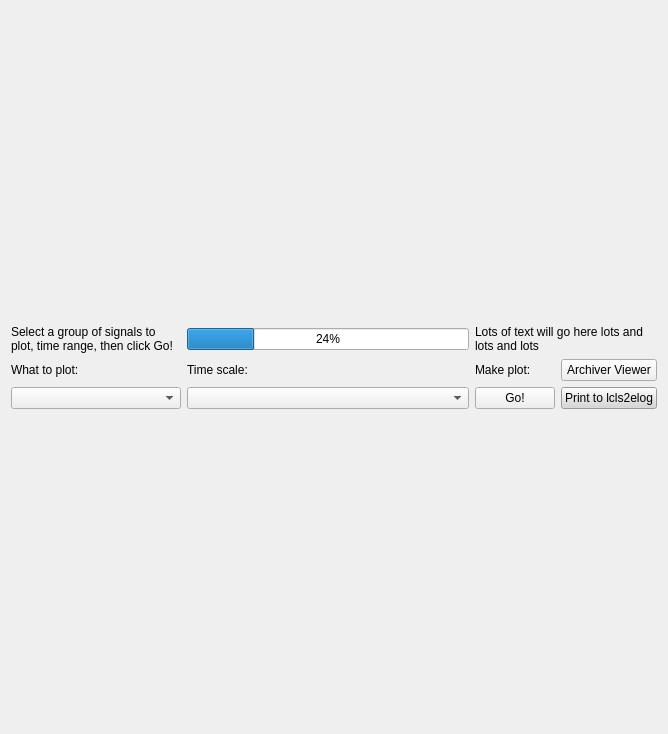
<?xml version="1.0" encoding="UTF-8"?>
<ui version="4.0">
 <class>Form</class>
 <widget class="QWidget" name="Form">
  <property name="geometry">
   <rect>
    <x>0</x>
    <y>0</y>
    <width>668</width>
    <height>734</height>
   </rect>
  </property>
  <property name="maximumSize">
   <size>
    <width>16777215</width>
    <height>16777215</height>
   </size>
  </property>
  <property name="windowTitle">
   <string>meanHistories</string>
  </property>
  <layout class="QGridLayout" name="gridLayout_2">
   <item row="0" column="0">
    <layout class="QGridLayout" name="gridLayout">
     <item row="1" column="0">
      <widget class="QLabel" name="label_2">
       <property name="text">
        <string>What to plot:</string>
       </property>
      </widget>
     </item>
     <item row="2" column="2">
      <widget class="QPushButton" name="GoButton">
       <property name="text">
        <string>Go!</string>
       </property>
      </widget>
     </item>
     <item row="2" column="0">
      <widget class="QComboBox" name="SysComboBox"/>
     </item>
     <item row="0" column="0">
      <widget class="QLabel" name="TitleText">
       <property name="minimumSize">
        <size>
         <width>170</width>
         <height>0</height>
        </size>
       </property>
       <property name="maximumSize">
        <size>
         <width>1677715</width>
         <height>30</height>
        </size>
       </property>
       <property name="text">
        <string>&lt;html&gt;&lt;head/&gt;&lt;body&gt;&lt;p&gt;Select a group of signals to plot, time range, then click Go!&lt;/p&gt;&lt;/body&gt;&lt;/html&gt;</string>
       </property>
       <property name="wordWrap">
        <bool>true</bool>
       </property>
      </widget>
     </item>
     <item row="1" column="2">
      <widget class="QLabel" name="label_4">
       <property name="maximumSize">
        <size>
         <width>16777215</width>
         <height>30</height>
        </size>
       </property>
       <property name="text">
        <string>Make plot:</string>
       </property>
      </widget>
     </item>
     <item row="1" column="1">
      <widget class="QLabel" name="label">
       <property name="text">
        <string>Time scale:</string>
       </property>
      </widget>
     </item>
     <item row="2" column="1">
      <widget class="QComboBox" name="TimeComboBox"/>
     </item>
     <item row="0" column="1">
      <widget class="QProgressBar" name="progressBar">
       <property name="value">
        <number>24</number>
       </property>
      </widget>
     </item>
     <item row="2" column="3">
      <widget class="QPushButton" name="printPushButton">
       <property name="palette">
        <palette>
         <active>
          <colorrole role="Button">
           <brush brushstyle="SolidPattern">
            <color alpha="255">
             <red>214</red>
             <green>214</green>
             <blue>214</blue>
            </color>
           </brush>
          </colorrole>
          <colorrole role="Base">
           <brush brushstyle="SolidPattern">
            <color alpha="255">
             <red>214</red>
             <green>214</green>
             <blue>214</blue>
            </color>
           </brush>
          </colorrole>
          <colorrole role="Window">
           <brush brushstyle="SolidPattern">
            <color alpha="255">
             <red>214</red>
             <green>214</green>
             <blue>214</blue>
            </color>
           </brush>
          </colorrole>
         </active>
         <inactive>
          <colorrole role="Button">
           <brush brushstyle="SolidPattern">
            <color alpha="255">
             <red>214</red>
             <green>214</green>
             <blue>214</blue>
            </color>
           </brush>
          </colorrole>
          <colorrole role="Base">
           <brush brushstyle="SolidPattern">
            <color alpha="255">
             <red>214</red>
             <green>214</green>
             <blue>214</blue>
            </color>
           </brush>
          </colorrole>
          <colorrole role="Window">
           <brush brushstyle="SolidPattern">
            <color alpha="255">
             <red>214</red>
             <green>214</green>
             <blue>214</blue>
            </color>
           </brush>
          </colorrole>
         </inactive>
         <disabled>
          <colorrole role="Button">
           <brush brushstyle="SolidPattern">
            <color alpha="255">
             <red>214</red>
             <green>214</green>
             <blue>214</blue>
            </color>
           </brush>
          </colorrole>
          <colorrole role="Base">
           <brush brushstyle="SolidPattern">
            <color alpha="255">
             <red>214</red>
             <green>214</green>
             <blue>214</blue>
            </color>
           </brush>
          </colorrole>
          <colorrole role="Window">
           <brush brushstyle="SolidPattern">
            <color alpha="255">
             <red>214</red>
             <green>214</green>
             <blue>214</blue>
            </color>
           </brush>
          </colorrole>
         </disabled>
        </palette>
       </property>
       <property name="styleSheet">
        <string notr="true"/>
       </property>
       <property name="text">
        <string>Print to lcls2elog</string>
       </property>
      </widget>
     </item>
     <item row="3" column="0" colspan="4">
      <layout class="QGridLayout" name="PlotArea"/>
     </item>
     <item row="0" column="2" colspan="2">
      <widget class="QLabel" name="StatusLabel">
       <property name="text">
        <string>Lots of text will go here lots and lots and lots</string>
       </property>
       <property name="wordWrap">
        <bool>true</bool>
       </property>
      </widget>
     </item>
     <item row="1" column="3">
      <widget class="PyDMShellCommand" name="PyDMShellCommand">
       <property name="toolTip">
        <string/>
       </property>
       <property name="text">
        <string>Archiver Viewer</string>
       </property>
       <property name="commands" stdset="0">
        <stringlist>
         <string>lclsarch &amp;</string>
        </stringlist>
       </property>
      </widget>
     </item>
    </layout>
   </item>
  </layout>
 </widget>
 <customwidgets>
  <customwidget>
   <class>PyDMShellCommand</class>
   <extends>QPushButton</extends>
   <header>pydm.widgets.shell_command</header>
  </customwidget>
 </customwidgets>
 <resources/>
 <connections/>
</ui>
